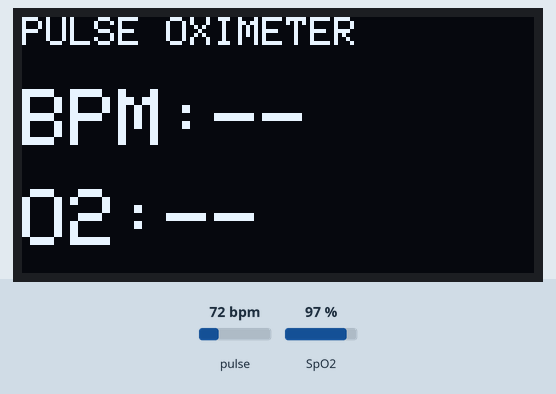
A sketch run on a simulated ESP32. Parts: 128×64 one-colour display. The inputs (shaded band) are chosen by the test bench; at power-on: pulse 72 bpm, SpO2 97 %. What the sketch prints to the serial monitor is not drawn.

Above: at 7.2 s.
7.3 s: pulse set to 158 bpm
At 12.9 s:
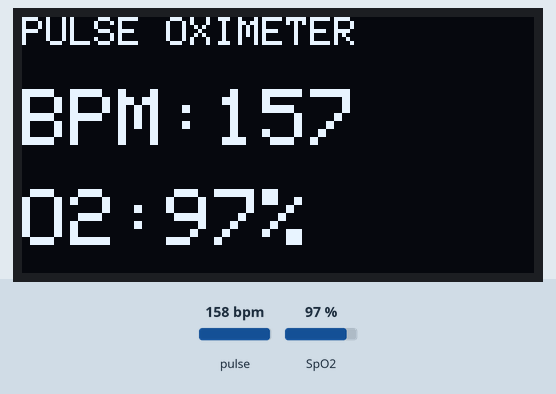
13.4 s: pulse set to 100 bpm
At 15.2 s:
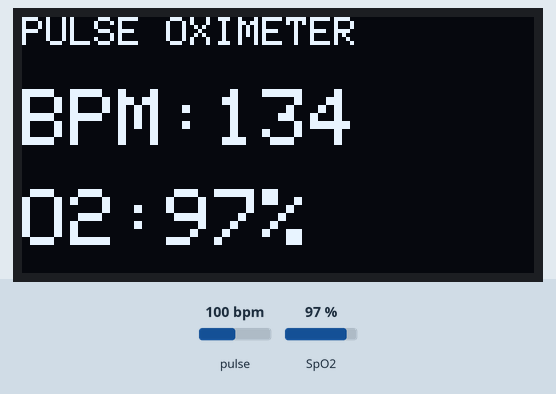
15.8 s: SpO2 set to 80 %
At 19.1 s:
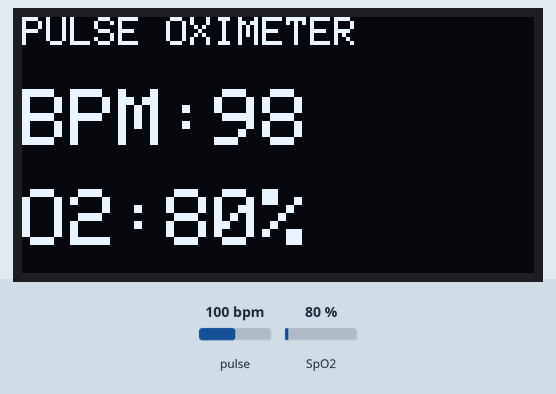
19.6 s: SpO2 set to 85 %
At 21.5 s:
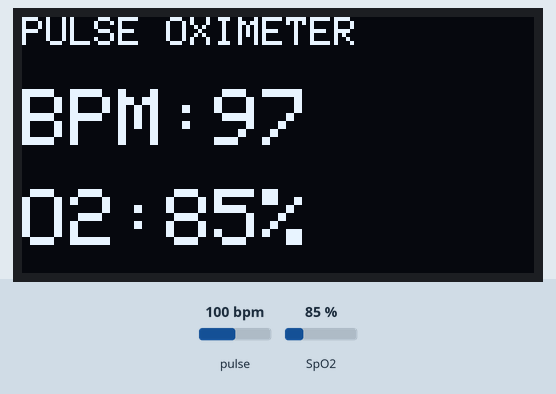
Timing chart, 0 to 22.8 s (numbered marks = the images above; inputs shaded):
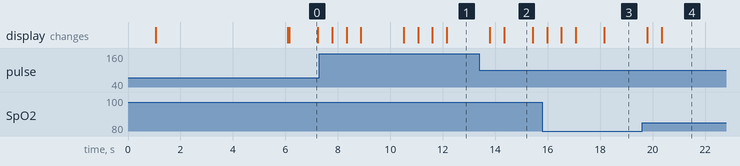

Measured:
- after the input at 13.4 s, the display: first changes after 0.40 s (image 2 shows a later state)
- after the input at 19.6 s, the display: first changes after 0.21 s (image 4 shows a later state)
- what the display in image 0 shows lasts 1.1 s, from 6.1 s to 7.2 s

The sketch:

ESP32_PulseOximeter.ino
```cpp
#include <Arduino.h>
#include <Wire.h>
#include <Adafruit_GFX.h>
#include <Adafruit_SH110X.h>
#include "MAX30105.h"
#include "heartRate.h"
#include "spo2_algorithm.h"

// ======================================
// ESP32 + OLED + MAX30102
// ======================================
#define SDA_PIN 21
#define SCL_PIN 22
#define OLED_ADDR 0x3C

Adafruit_SH1106G display(128, 64, &Wire, -1);
MAX30105 sensor;

bool oledReady = false;
bool fingerPresent = false;

// ======================================
// SENSOR CONFIGURATION
// ======================================
const uint32_t FINGER_THRESHOLD = 50000;

// Sensor runs at 100 SPS.
// SpO2 algorithm expects 25 samples/sec.
const int SAMPLE_COUNT = 100;
const int DECIMATION = 4;

uint32_t irBuffer[SAMPLE_COUNT];
uint32_t redBuffer[SAMPLE_COUNT];

int bufferCount = 0;
int decimationCount = 0;

unsigned long lastFingerTime = 0;
unsigned long lastDisplayTime = 0;
unsigned long lastSampleTime = 0;

// ======================================
// BPM VARIABLES
// ======================================
const byte RATE_SIZE = 5;

float bpmHistory[RATE_SIZE];
byte rateSpot = 0;
byte rateCount = 0;

float currentBPM = 0;
float averageBPM = 0;

unsigned long lastBeat = 0;

// ======================================
// SPO2 VARIABLES
// ======================================
int32_t spo2 = 0;
int32_t algorithmBPM = 0;

int8_t validSpO2 = 0;
int8_t validAlgorithmBPM = 0;

int shownSpO2 = -1;

// ======================================
// RESET
// ======================================
void resetReadings() {
  currentBPM = 0;
  averageBPM = 0;

  lastBeat = 0;
  rateSpot = 0;
  rateCount = 0;

  bufferCount = 0;
  decimationCount = 0;

  shownSpO2 = -1;
  spo2 = 0;
  algorithmBPM = 0;

  validSpO2 = 0;
  validAlgorithmBPM = 0;
}

// ======================================
// OLED DISPLAY
// ======================================
void showScreen(const char* line1,
                const char* line2,
                const char* line3) {
  if (!oledReady) return;

  display.clearDisplay();
  display.setTextColor(SH110X_WHITE);

  display.setTextSize(1);
  display.setCursor(0, 0);
  display.println(line1);

  display.setTextSize(2);
  display.setCursor(0, 18);
  display.println(line2);

  display.setCursor(0, 43);
  display.println(line3);

  display.display();
}

void updateOLED() {
  if (!fingerPresent) {
    showScreen("PULSE OXIMETER",
               "PLACE",
               "FINGER");
    return;
  }

  char bpmText[20];
  char spo2Text[20];

  if (averageBPM > 0) {
    snprintf(bpmText, sizeof(bpmText),
             "BPM:%d", (int)round(averageBPM));
  } else {
    snprintf(bpmText, sizeof(bpmText),
             "BPM:--");
  }

  if (shownSpO2 > 0) {
    snprintf(spo2Text, sizeof(spo2Text),
             "O2:%d%%", shownSpO2);
  } else {
    snprintf(spo2Text, sizeof(spo2Text),
             "O2:--");
  }

  showScreen("PULSE OXIMETER",
             bpmText, spo2Text);
}

// ======================================
// BPM CALCULATION
// ======================================
void calculateBPM(uint32_t irValue,
                  unsigned long sampleTime) {

  if (checkForBeat(irValue)) {
    Serial.println("BEAT DETECTED");

    if (lastBeat != 0) {
      unsigned long delta = sampleTime - lastBeat;

      if (delta > 0) {
        float calculatedBPM = 60000.0f / delta;

        if (calculatedBPM >= 40 &&
            calculatedBPM <= 220) {

          currentBPM = calculatedBPM;

          bpmHistory[rateSpot] = currentBPM;
          rateSpot = (rateSpot + 1) % RATE_SIZE;

          if (rateCount < RATE_SIZE) {
            rateCount++;
          }

          float total = 0;

          for (byte i = 0; i < rateCount; i++) {
            total += bpmHistory[i];
          }

          averageBPM = total / rateCount;
        }
      }
    }

    lastBeat = sampleTime;
  }
}

// ======================================
// SPO2 CALCULATION
// ======================================
void calculateSpO2() {

  maxim_heart_rate_and_oxygen_saturation(
    irBuffer,
    SAMPLE_COUNT,
    redBuffer,
    &spo2,
    &validSpO2,
    &algorithmBPM,
    &validAlgorithmBPM
  );

  if (validSpO2 &&
      spo2 >= 70 &&
      spo2 <= 100) {
    shownSpO2 = spo2;
  } else {
    shownSpO2 = -1;
  }

  Serial.print("RAW_SPO2=");
  Serial.print(spo2);

  Serial.print(" VALID_SPO2=");
  Serial.print((int)validSpO2);

  Serial.print(" ALGORITHM_BPM=");
  Serial.println(algorithmBPM);
}

void addSpO2Sample(uint32_t irValue,
                   uint32_t redValue) {

  // Downsample from 100 Hz to 25 Hz
  decimationCount++;

  if (decimationCount < DECIMATION) {
    return;
  }

  decimationCount = 0;

  irBuffer[bufferCount] = irValue;
  redBuffer[bufferCount] = redValue;
  bufferCount++;

  if (bufferCount >= SAMPLE_COUNT) {

    calculateSpO2();

    // Keep last 75 samples
    for (int i = 0; i < 75; i++) {
      irBuffer[i] = irBuffer[i + 25];
      redBuffer[i] = redBuffer[i + 25];
    }

    bufferCount = 75;
  }
}

// ======================================
// ACTUAL SAMPLE RATE TEST
// ======================================
void testSampleRate() {

  Serial.println("TESTING SAMPLE RATE...");

  sensor.clearFIFO();

  unsigned long start = millis();
  unsigned long count = 0;

  while (millis() - start < 5000) {

    sensor.check();

    while (sensor.available()) {
      sensor.nextSample();
      count++;
    }

    delay(1);
  }

  Serial.print("Actual sample rate: ");
  Serial.print(count / 5.0);
  Serial.println(" samples/sec");

  sensor.clearFIFO();
}

// ======================================
// SETUP
// ======================================
void setup() {
  Serial.begin(115200);
  delay(1000);

  Wire.begin(SDA_PIN, SCL_PIN);
  Wire.setClock(400000);

  oledReady = display.begin(OLED_ADDR, true);

  if (oledReady) {
    Serial.println("OLED READY");
    showScreen("PULSE OXIMETER",
               "STARTING",
               "WAIT...");
  } else {
    Serial.println("OLED NOT FOUND");
  }

  if (!sensor.begin(Wire, I2C_SPEED_FAST)) {
    Serial.println("MAX30102 NOT FOUND");

    showScreen("SENSOR ERROR",
               "MAX30102",
               "NOT FOUND");

    while (true) delay(1000);
  }

  Serial.println("MAX30102 READY");

  // 100 SPS, no averaging
  sensor.setup(60, 1, 2, 100, 411, 4096);

  sensor.setPulseAmplitudeRed(0x24);
  sensor.setPulseAmplitudeIR(0x24);
  sensor.setPulseAmplitudeGreen(0);

  testSampleRate();

  resetReadings();

  Serial.println("SYSTEM READY");

  showScreen("PULSE OXIMETER",
             "PLACE",
             "FINGER");
}

// ======================================
// MAIN LOOP
// ======================================
void loop() {

  sensor.check();

  while (sensor.available()) {

    uint32_t irValue = sensor.getIR();
    uint32_t redValue = sensor.getRed();

    sensor.nextSample();

    unsigned long now = millis();

    // Finger detection
    if (irValue < FINGER_THRESHOLD) {

      if (fingerPresent &&
          now - lastFingerTime > 1000) {

        fingerPresent = false;
        resetReadings();

        Serial.println("NO FINGER");
      }

      continue;
    }

    lastFingerTime = now;

    if (!fingerPresent) {
      fingerPresent = true;
      resetReadings();

      Serial.println("FINGER DETECTED");
    }

    calculateBPM(irValue, now);
    addSpO2Sample(irValue, redValue);
  }

  if (millis() - lastDisplayTime >= 500) {
    lastDisplayTime = millis();

    updateOLED();

    Serial.print("IR=");
    Serial.print(sensor.getIR());

    Serial.print(" BPM=");
    Serial.print(currentBPM);

    Serial.print(" AVG_BPM=");
    Serial.print(averageBPM);

    Serial.print(" SPO2=");
    Serial.println(shownSpO2);
  }

  delay(1);
}
```
